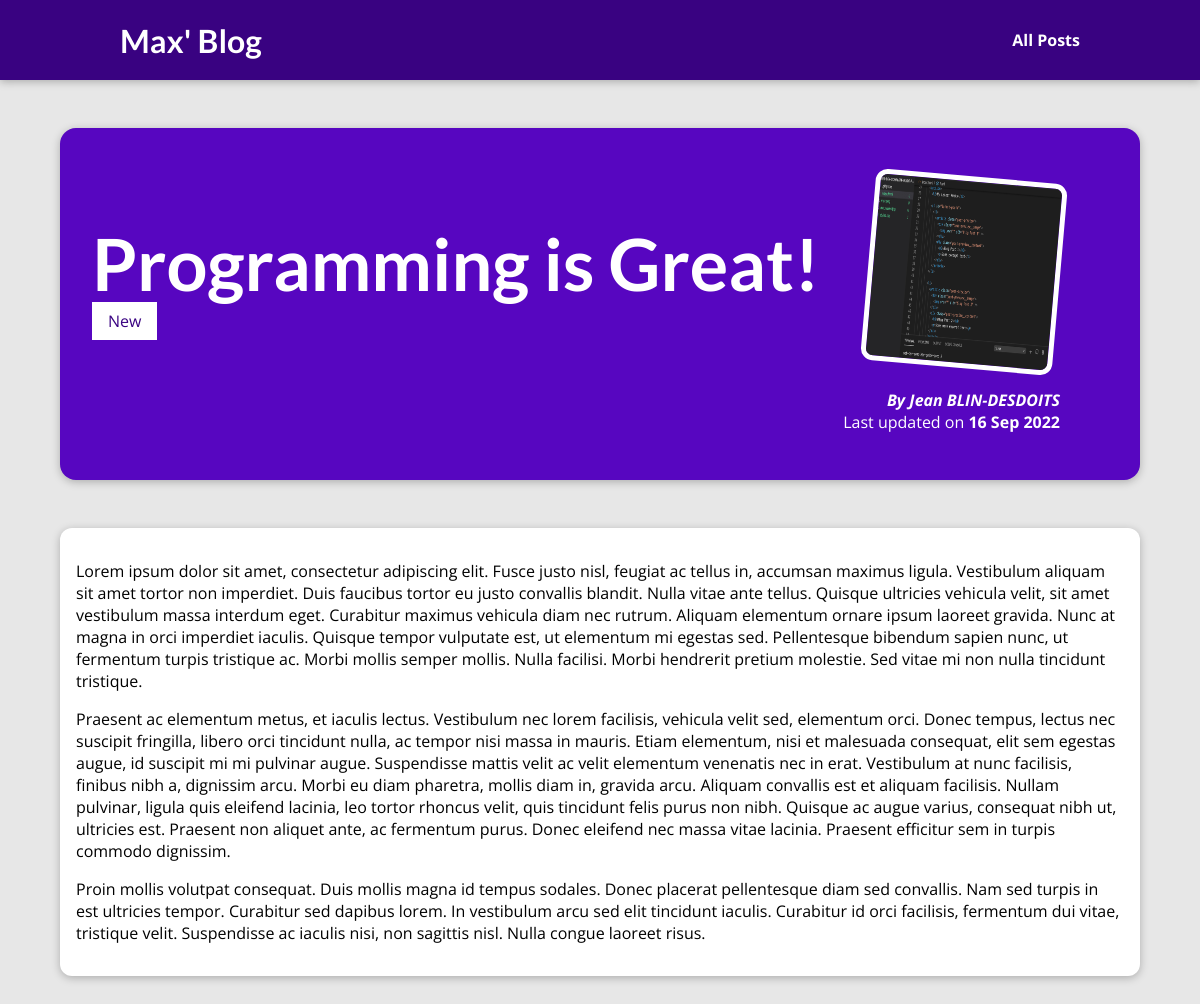
Page /posts/programming-is-fun on the committed database.
### blog/models.py (models this page shows, shortened)
class Post(models.Model):
    title = models.CharField(max_length=150)
    excerpt = models.CharField(max_length=200)
    image_name = models.CharField(max_length=100)
    date = models.DateField(auto_now=True)
    slug = models.SlugField(unique=True, db_index=True)
    content = models.TextField(validators=[MinLengthValidator(10)])
    author = models.ForeignKey("Author", on_delete=models.SET_NULL, related_name='posts', null=True)
    tags = models.ManyToManyField("Tag")

class Tag(models.Model):
    caption = models.CharField(max_length=20)

class Author(models.Model):
    first_name = models.CharField(max_length=100)
    last_name = models.CharField(max_length=100)
    email_address = models.EmailField(max_length=254)
    def get_full_name(self):
        return f'{self.first_name} {self.last_name}'
    def __str__(self):
        return self.get_full_name()

### blog/views.py (the view)
# urls.py: path("posts/<slug:slug>", views.post_detail,
def post_detail(request, slug):
    identified_post = get_object_or_404(Post, slug=slug)
    return render(request, "blog/post-detail.html", {
      "post": identified_post,
      "post_tags": identified_post.tags.all(),
    })

### blog/templates/blog/post-detail.html (shortened to what this page needs)
{% extends "base.html" %}
{% load static %}
{% block css_files %}
<link rel="stylesheet" href="{% static "blog/post-detail.css" %}" />
{% endblock %}
{% block content %}
<section id="summary">
  <h2>{{ post.title }}</h2>
  <div>
    {% for tag in post_tags %}
      <span class= 'tag'>{{tag.caption}}</span>
    {% endfor %}
  </div>
  <article>
    <img src="{% static "blog/images/"|add:post.image_name %}" alt="{{ post.title }}" />
    <address>By <a href="mailto:{{ post.author.email_address }}">{{ post.author }}</a></address>
    <div>Last updated on <time>{{ post.date|date:"d M Y" }}</time></div>
  </article>
</section>
<main>
  {{ post.content|linebreaks }}
</main>
{% endblock %}

### static/app.css (style rules this page uses)
* { box-sizing: border-box; }
html { font-family: 'Open Sans', 'Lato', sans-serif; }
body { margin: 0; }
h1, h2, h3 { font-family: 'Lato', sans-serif; font-weight: bold; }

### blog/static/blog/post-detail.css (style rules this page uses)
body { background-color: #e7e7e7; }
#summary { margin: 8rem auto 3rem auto; padding: 2rem; width: 90%; max-width: 90rem; border-radius: 16px; background-color: #5706c0; position: relative; box-shadow: 0 2px 8px rgba(0, 0, 0, 0.25); height: 22rem; }
#summary h2 { color: white; font-size: 4.5rem; margin-bottom: 0.25rem; }
#summary article { position: absolute; top: 2rem; right: 3rem; padding: 1rem 2rem; border-radius: 12px; text-align: right; color: white; }
#summary article img { width: 12rem; height: 12rem; border-radius: 12px; transform: rotateZ(5deg); border: 5px solid white; margin-bottom: 1rem; }
#summary address { font-weight: bold; }
#summary a { color: white; text-decoration: none; }
#summary time { font-weight: bold; }
main { width: 90%; max-width: 90rem; margin: 3rem auto; background-color: white; padding: 1rem; border-radius: 12px; box-shadow: 0 2px 8px rgba(0, 0, 0, 0.25); }
.tag { background-color: white; color: #390281; padding: 0.5rem 1rem }

### rows in the picture
Post: title "Programming is Great!", image_name (picture), author "Jean BLIN-DESDOITS", date "16 Sep 2022", content "Lorem ipsum dolor sit amet, consectetur adipiscing elit. Fusce justo nisl, feugiat ac tellus in, accumsan maximus ligula. Vestibulum aliquam sit amet tortor non imperdiet. Duis faucibus tortor eu justo convallis blandit. Nulla vitae ante tellus. Quisque ultricies vehicula velit, sit amet vestibulum massa interdum eget. Curabitur maximus vehicula diam nec rutrum. Aliquam elementum ornare ipsum laoreet gravida. Nunc at magna in orci imperdiet iaculis. Quisque tempor vulputate est, ut elementum mi egestas sed. Pellentesque bibendum sapien nunc, ut fermentum turpis tristique ac. Morbi mollis semper mollis. Nulla facilisi. Morbi hendrerit pretium molestie. Sed vitae mi non nulla tincidunt…"
Tag: caption "New"
